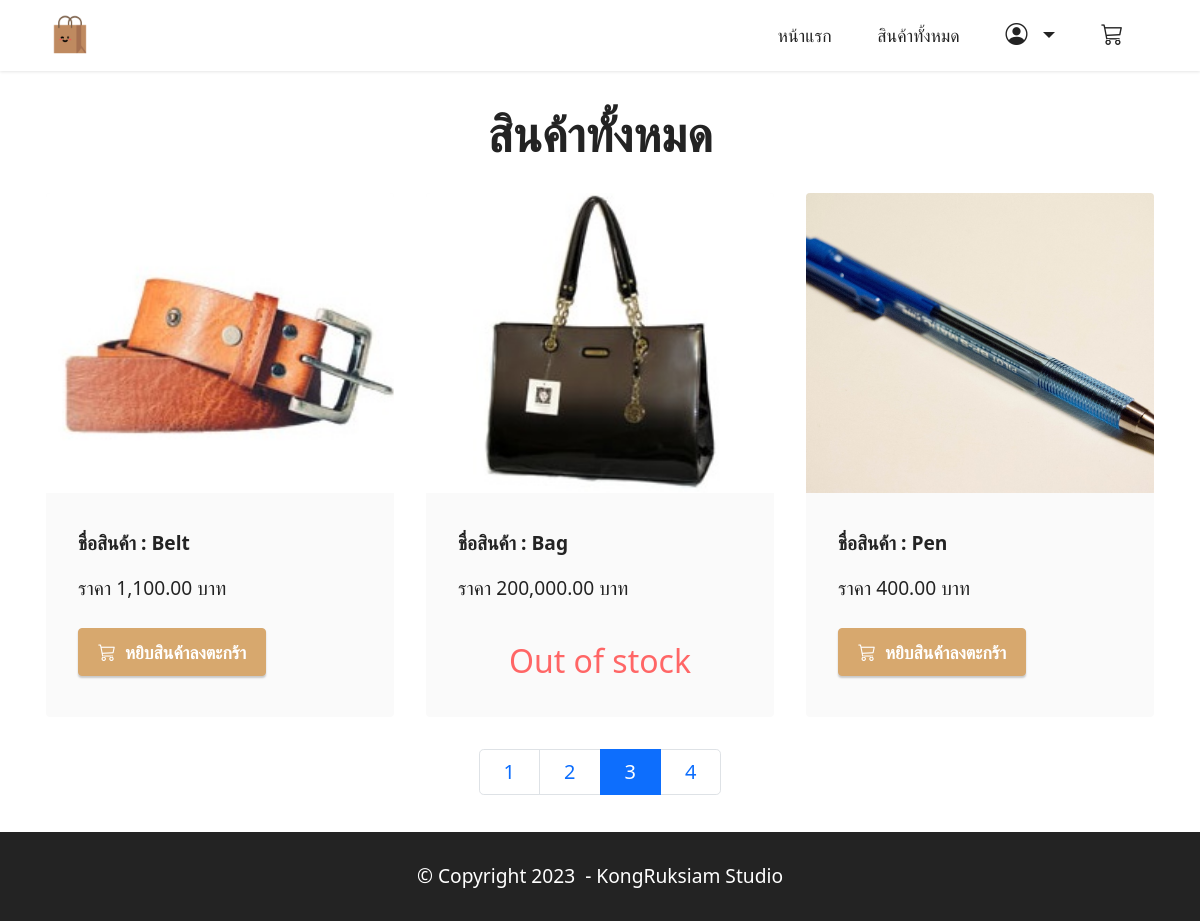
/products?page=3, run on the app's committed database.
### productapp/models.py (models this page shows)
class Product(models.Model):
  name=models.CharField(max_length=50)
  description=models.TextField()
  price=models.DecimalField(max_digits=10,decimal_places=2)
  stock=models.IntegerField()
  isTrending=models.BooleanField(default=False)
  image=models.ImageField(upload_to="product",blank=True)

### productapp/views.py (the view)
# urls.py: path("products",views.products)
def products(request):
  all_products=Product.objects.all()
  page = request.GET.get("page")
  paginator=Paginator(all_products,3) #1 pageにいくらの商品を表示させるか
  all_products=paginator.get_page(page)
  return render(request,"products.html",{"all_products":all_products})

### productapp/templates/products.html (shortened to what this page needs)
{% extends "layout.html" %}
{% load humanize %}
{% block content %}
    <section class="content2 cid-tsEQSCqggh" id="content2-2">
      <div class="container">
          <div class="mbr-section-head">
              <h4 class="mbr-section-title mbr-fonts-style align-center mb-0 display-2">
                  <strong>สินค้าทั้งหมด</strong>
              </h4>
          </div>
          <div class="row mt-4">
            {% for product in all_products %}
              <div class="item features-image сol-12 col-md-6 col-lg-4">
                  <div class="item-wrapper">
                      <div class="item-img">
                          <a href="{% url 'productDetail' product.id %}">
                              <img src="{{product.image.url}}">
                          </a>
                      </div>
                      <div class="item-content">
                          <h6 class="item-subtitle mbr-fonts-style mt-1 display-7">
                              <strong>ชื่อสินค้า : {{product.name}}</strong>
                          </h6>
                          <p class="mbr-text mbr-fonts-style mt-3 display-7">ราคา {{product.price | intcomma }} บาท</p>
                      </div>
                      <div class="mbr-section-btn item-footer mt-2">
                        {% if product.stock <= 0 %}
                          <h2 class="text-secondary text-center">Out of stock</h2>
                        {% else %}
                          <a href="cart.html" class="btn btn-primary display-4">
                              <i class="bi bi-cart3"></i></i>&nbsp;
                              หยิบสินค้าลงตะกร้า
                          </a>
                        {% endif %}
                      </div>
                  </div>
              </div>
              {% endfor %}
          </div>
          <nav aria-label="product-pagination" class="media-container-row">
              <ul class="pagination pagination-lg">
                {% for num in all_products.paginator.page_range %}
                  {% if num != all_products.number %}
                    <li class="page-item"><a class="page-link" href="?page={{num}}">{{num}}</a></li>
                  {% else %}
                    <li class="page-item active"><a class="page-link" href="?page={{num}}">{{num}}</a></li>
                  {% endif %}
                {% endfor %}
              </ul>
          </nav>
      </div>
  </section>
{% endblock %}

### productapp/static/assets/theme/css/style.css (style rules this page uses)
section { background-color: #ffffff; }
body { font-style: normal; line-height: 1.5; font-weight: 400; color: #232323; position: relative; }
section, .container, .container-fluid { position: relative; word-wrap: break-word; }
a { font-style: normal; font-weight: 400; cursor: pointer; }
a, a:hover { text-decoration: none; }
.mbr-section-title { font-style: normal; line-height: 1.3; }
.mbr-text { font-style: normal; line-height: 1.7; }
h1, h2, h3, h4, h5, h6, .display-1, .display-2, .display-4, .display-5, .display-7, span, p, a { line-height: 1; word-break: break-word; word-wrap: break-word; font-weight: 400; }
b, strong { font-weight: bold; }
section { background-position: 50% 50%; background-repeat: no-repeat; background-size: cover; }
.align-center { text-align: center; }
.media-container-row { display: flex; flex-direction: row; flex-wrap: wrap; justify-content: center; align-content: center; align-items: start; }
@media (min-width: 992px) { .media-container-row { flex-wrap: nowrap; } }
img, iframe { display: block; width: 100%; }
.mbr-section-btn { margin-left: -0.6rem; margin-right: -0.6rem; font-size: 0; }
.btn { font-weight: 600; border-width: 1px; font-style: normal; margin: 0.6rem 0.6rem; white-space: normal; transition: all 0.2s ease-in-out; display: inline-flex; align-items: center; justify-content: center; word-break: break-word; }
.row { display: -webkit-flex; -webkit-flex-wrap: wrap; }
html, body { height: auto; min-height: 100vh; }
ul, ol, pre, blockquote { margin-bottom: 2.3125rem; }
.mt-4 { margin-top: 2rem !important; }
@media (min-width: 992px) { .container { padding-left: 16px; padding-right: 16px; } }
@media (min-width: 992px) { .row { margin-left: -16px; margin-right: -16px; } }
@media (min-width: 992px) { .row > [class*=col] { padding-left: 16px; padding-right: 16px; } }
.card-wrapper, .item-wrapper { overflow: hidden; }
.item { position: relative; }

### productapp/static/assets/custom/css/custom-style.css (style rules this page uses)
.display-2 { font-size: 3rem; line-height: 1.1; }
.display-4 { font-size: 1.1rem; line-height: 1.5; }
.display-7 { font-size: 1.2rem; line-height: 1.5; }
.btn { padding: 0.6rem 1.2rem; border-radius: 4px; }
.btn-primary, .btn-primary:active { background-color: #d7a86e !important; border-color: #d7a86e !important; color: #ffffff !important; box-shadow: 0 2px 2px 0 rgba(0, 0, 0, 0.2); }
.text-secondary { color: #ff6666 !important; }
a, a:hover { color: #d7a86e; }
body { overflow-x: hidden; }
a { transition: color 0.6s; }
.cid-tsEQSCqggh { padding-top: 3rem; background-color: #ffffff; }
.cid-tsEQSCqggh img, .cid-tsEQSCqggh .item-img { height: 100%; height: 300px; object-fit: cover; }
.cid-tsEQSCqggh .item { cursor: pointer; margin-bottom: 2rem; }
.cid-tsEQSCqggh .item-wrapper { position: relative; border-radius: 4px; background: #fafafa; height: 100%; display: flex; flex-flow: column nowrap; }
@media (min-width: 992px) { .cid-tsEQSCqggh .item-wrapper .item-content { padding: 2rem 2rem 0; } }
@media (min-width: 992px) { .cid-tsEQSCqggh .item-wrapper .item-footer { padding: 0 2rem 2rem; } }
.cid-tsEQSCqggh .mbr-section-btn { margin-top: auto !important; }
.cid-tsEQSCqggh .mbr-section-title { color: #232323; }
.cid-tsEQSCqggh .mbr-text, .cid-tsEQSCqggh .mbr-section-btn { text-align: left; }
.cid-tsEQSCqggh .item-subtitle { text-align: left; color: #232323; }

### data on the page
Product: image (picture), name "Belt", price "1,100.00", stock "หยิบสินค้าลงตะกร้า"
Product: image (picture), name "Bag", price "200,000.00", stock "Out of stock"
Product: image (picture), name "Pen", price "400.00", stock "หยิบสินค้าลงตะกร้า"

### other printed values
{{ num }} "1" "2" "4"
{{ num }} "3"
